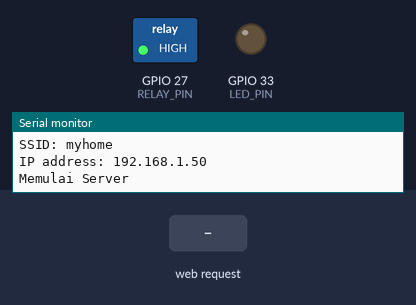
Simulated run of this sketch. Board: ESP32. On the bench: switched loads named in the sketch (green lamp = pin HIGH), output pins drawn as LEDs (lit = HIGH), the last lines printed to the serial monitor. The inputs (shaded band) are chosen by the test bench. WiFi joins after 1.5 s; servers stay silent unless stated.

Above: at 2.7 s.
2.8 s: HTTP request GET /26/on received
At 3.4 s:
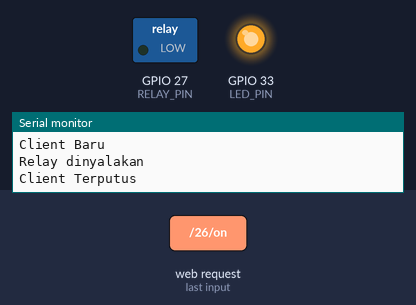
4.3 s: HTTP request GET /26/off received
At 4.6 s:
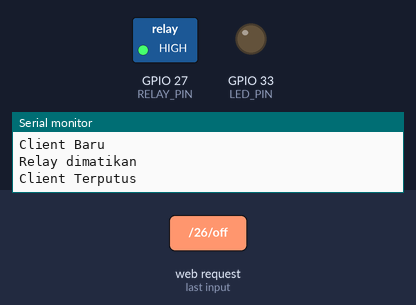
Timing chart, 0 to 7.3 s (numbered marks = the images above; inputs shaded):
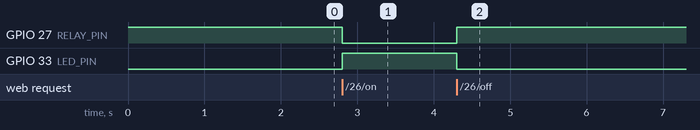

The sketch:

ESP32_Relay_LED_Control.ino
```cpp
#include <WiFi.h>

#define RELAY_PIN 27
#define LED_PIN 33 // Tambahkan ini untuk LED

const char* ssid = "myhome";
const char* password = "12345678";

WiFiServer server(80);

bool relayState = false;
String header;

// Enum untuk level log
enum LogLevel {
  INFO,
  WARN,
  ERROR,
  NONE
};

LogLevel currentLogLevel = INFO;

void logMessage(LogLevel level, const String &message) {
  if (level >= currentLogLevel) {
    Serial.println(message);
  }
}

void connectToWiFi() {
  WiFi.begin(ssid, password);
  int retries = 0;
  while (WiFi.status() != WL_CONNECTED && retries < 20) {
    delay(500);
    logMessage(INFO, ".");
    retries++;
    yield();
  }

  if (WiFi.status() == WL_CONNECTED) {
    logMessage(INFO, "\nWiFi terhubung.");
    logMessage(INFO, "SSID: " + WiFi.SSID());
    logMessage(INFO, "IP address: " + WiFi.localIP().toString());
    server.begin();
    logMessage(INFO, "Memulai Server");
  } else {
    logMessage(ERROR, "\nGagal terhubung ke WiFi.");
  }
}

void setRelayState(bool state) {
  relayState = state;
  digitalWrite(RELAY_PIN, state ? LOW : HIGH);
  digitalWrite(LED_PIN, state ? HIGH : LOW); // Tambahkan ini untuk mengontrol LED
  logMessage(INFO, state ? "Relay dinyalakan" : "Relay dimatikan");
}

void setup() {
  pinMode(RELAY_PIN, OUTPUT);
  pinMode(LED_PIN, OUTPUT); // Konfigurasi pin LED sebagai output
  setRelayState(false); // Pastikan relay mati saat awal

  Serial.begin(115200);
  logMessage(INFO, "");
  logMessage(INFO, "Mulai Konfigurasi");

  connectToWiFi();
}

void loop() {
  if (WiFi.status() != WL_CONNECTED) {
    logMessage(WARN, "Koneksi WiFi terputus! Mencoba menghubungkan ulang...");
    connectToWiFi();
  }

  WiFiClient client = server.available();

  if (client) {
    logMessage(INFO, "Client Baru");
    String currentLine = "";
    while (client.connected()) {
      if (client.available()) {
        char c = client.read();
        header += c;
        if (c == '\n') {
          if (currentLine.length() == 0) {
            client.println("HTTP/1.1 200 OK");
            client.println("Content-type:text/html; charset=UTF-8");
            client.println("Connection: close");
            client.println();

            client.println("<!DOCTYPE html><html lang=\"id\">");
            client.println("<head><meta name=\"viewport\" content=\"width=device-width, initial-scale=1\">");
            client.println("<meta charset=\"UTF-8\">");
            client.println("<link rel=\"icon\" href=\"data:,\">");
            client.println("<style>");
            client.println("html { font-family: Helvetica; height: 100%; margin: 0; }");
            client.println("body { text-align: center; display: flex; flex-direction: column; justify-content: flex-start; height: 100%; }");
            client.println(".button { background-color: #4CAF50; border: none; color: white; padding: 16px 40px; text-decoration: none; font-size: 30px; margin: 2px; cursor: pointer; }");
            client.println(".button2 { background-color: #555555; }");
            client.println(".header-text { color: #00008B; }");
            client.println("</style></head>");

            client.println("<body><h1 class='header-text'>Next Koding</h1>");
            client.println("<h2>ESP32 Web Server</h2>");

            if (header.indexOf("GET /26/on") >= 0) {
              setRelayState(true);
            } else if (header.indexOf("GET /26/off") >= 0) {
              setRelayState(false);
            }

            client.println("<p>Status Relay: " + String(relayState ? "Nyala" : "Mati") + "</p>");
            if (relayState) {
              client.println("<p><a href=\"/26/off\"><button class=\"button button2\">Matikan Relay</button></a></p>");
            } else {
              client.println("<p><a href=\"/26/on\"><button class=\"button\">Hidupkan Relay</button></a></p>");
            }

            client.println("</body></html>");
            break;
          } else {
            currentLine = "";
          }
        } else if (c != '\r') {
          currentLine += c;
        }
      }
    }
    header = "";
    client.stop();
    logMessage(INFO, "Client Terputus");
  }

  // Batasi output serial dengan interval 30 detik
  static unsigned long lastPrintTime = 0;
  unsigned long currentTime = millis();
  if (currentTime - lastPrintTime > 59000) {
    logMessage(INFO, "SSID: " + WiFi.SSID());
    logMessage(INFO, "IP address: " + WiFi.localIP().toString());
    lastPrintTime = currentTime;
  }

  yield();
}
```

Measured:
- after the input at 2.8 s, GPIO 27 (RELAY_PIN): HIGH → LOW at once; GPIO 33 (LED_PIN): LOW → HIGH at once
- after the input at 4.3 s, GPIO 27 (RELAY_PIN): LOW → HIGH at once; GPIO 33 (LED_PIN): HIGH → LOW at once
